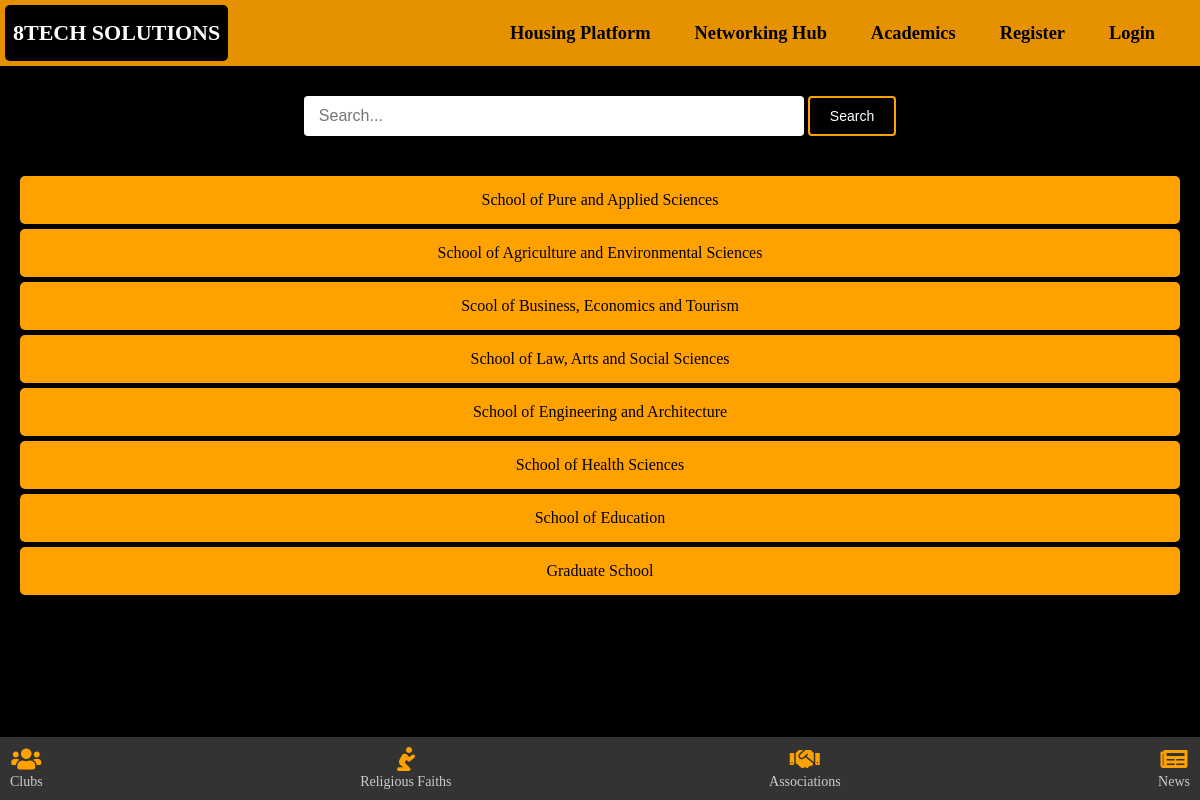
The page /academic on the database its author committed.
### academic/models.py (models this page shows, shortened)
class School(models.Model):
    school_name = models.CharField(max_length=200)

### academic/views.py (the view)
# urls.py: path('academic', views.academic, name='academic'),
def academic(request):
    schools = School.objects.filter()
    departments = Department.objects.filter()
    courses = Course.objects.filter()
    context = {'schools': schools, 'departments': departments, 'courses': courses}
    return render(request, 'academic/academic.html', context)

### academic/templates/academic/academic.html (shortened to what this page needs)
{% extends 'main.html' %}
{% load static %}
{% block content %}
  <body class="home">
    <div class="academics">
      <form action="">
        <div class="search-container">
            <input type="text" name="q" class="search-box" placeholder="Search...">
            <button class="search-btn">Search</button>
        </div>
      </form>
      <div class="school">
        <div class="accordion">
          {% for school in schools %}
            <div class="accordion-item">
                <div class="accordion-header">{{ school.school_name }}</div>
            </div>
          {% endfor %}
        </div>
      </div>
  </body>
{% endblock %}

### templates/main.html (shortened to what this page needs)
<!DOCTYPE html>
{% load static %}
<html>
    <head>
        <link rel="stylesheet" type="text/css">
        <link rel="stylesheet" type="text/css" href="{% static 'styles/main.css' %}">
        <link rel="stylesheet" href="https://cdnjs.cloudflare.com/ajax/libs/font-awesome/5.15.3/css/all.min.css">
        <link rel="stylesheet" href="https://cdnjs.cloudflare.com/ajax/libs/font-awesome/5.15.4/css/all.min.css">
    </head>
    <body>
        {% include 'navbar.html' %}
        {% block content %}
        {% endblock content %}
        {% include "footer.html" %}
    </body>
</html>

### templates/navbar.html (shortened to what this page needs)
<header class="header">
    <a href="/" class="logo"><h2>8TECH SOLUTIONS</h2></a>
      <nav class="navbar">
          {% if user.is_authenticated %}
                <a href="{% url 'students' %}" style="--i:0;">Student Guidelines</a>
                <a href="{% url 'housing' %}" style="--i:1;">Housing Platform</a>
                <a href="{% url 'networking' %}" style="--i:2;">Networking Hub</a>
                <a href="{% url 'academic' %}" style="--i:3;">Academics</a>
				<a href="/accounts/logout" style="--i:4;">Logout</a>
                {% else %}
                <a href="/accounts/login" style="--i:0;">Housing Platform</a>
                <a href="/accounts/login" style="--i:1;">Networking Hub</a>
                <a href="/accounts/login" style="--i:2;">Academics</a>
                <a href="/accounts/register" style="--i:3;">Register</a>
				<a href="/accounts/login" style="--i:4;">Login</a>
			    {% endif %}
      </nav>
  </header>

### templates/footer.html
{% load static %}
<footer class="footer">
    <ul class="footer-icons">
        {% if user.is_authenticated %}
        <li>
            <a href="/" title="Home">
                <i class="fas fa-home"></i>
                <span class="text">Home</span>
            </a>
        </li>
        <li>
            <a href="{% url 'club' %}" title="Club">
                <i class="fas fa-users"></i>
                <span class="text">Clubs</span>
            </a>
        </li>
        <li>
            <a href="{% url 'faith' %}" title="Society">
                <i class="worship-icon fas fa-pray"></i>
                <span class="text">Religions</span>
            </a>
        </li>
        <li>
            <a href="{% url 'association' %}" title="Association">
                <i class="fas fa-handshake"></i>
                <span class="text">Associations</span>
            </a>
        </li>
        <li>
            <a href="{% url 'news' %}" title="News">
                <i class="fas fa-newspaper"></i>
                <span class="text">News</span>
            </a>
        </li>
        {% else %}
        <li>
            <a href="/accounts/login" title="Club">
                <i class="fas fa-users"></i>
                <span class="text">Clubs</span>
            </a>
        </li>
        <li>
            <a href="/accounts/login" title="Society">
                <i class="worship-icon fas fa-pray"></i>
                <span class="text">Religious Faiths</span>
            </a>
        </li>
        <li>
            <a href="/accounts/login" title="Association">
                <i class="fas fa-handshake"></i>
                <span class="text">Associations</span>
            </a>
        </li>
        <li>
            <a href="{% url 'news' %}" title="News">
                <i class="fas fa-newspaper"></i>
                <span class="text">News</span>
            </a>
        </li>
        {% endif %}
    </ul>
</footer>

### static/styles/main.css (style rules this page uses)
* { margin: 0; padding: 0; box-sizing: border-box; text-decoration: none; }
.header { background: #ffa200; position: fixed; top: 0; left: 0; width: 100%; padding: 5px; display: flex; justify-content: space-between; align-items: center; z-index: 100; }
.header::before { content: ''; position: absolute; top: 0; left: 0; width: 100%; height: 100%; background: rgba(0, 0, 0, .1); backdrop-filter: blur(50px); z-index: -1; }
.header::after { content: ''; position: absolute; top: 0; left: -100%; width: 100%; height: 100%; background: linear-gradient(90deg, transparent, rgba(225, 225, 225, .4), transparent); transition: .5s; }
.logo { background: #000; color: #fff; text-decoration: none; font-weight: 700; border-radius: 5px; padding: 15px 8px; }
.logo h2 { font-family:serif; color: #fff; font-size:22px ; }
.navbar a { font-size: 1.15rem; color: #000; text-decoration: none; font-weight: 600; margin-right: 2.5rem; font-family: Serif; }
.search-container { text-align: center; }
.search-box { margin-top: 6rem; margin-bottom: 30px; padding: 11px 15px; width: 50%; max-width: 500px; border: none; border-radius: 4px; font-size: 15px; }
.search-btn { padding: 11px 20px; background-color: #ffa200; color: #fff; border: none; border-radius: 4px; cursor: pointer; font-size: 14px; }
.footer-icons li a .text { font-size: 14px; display: block; color: #ccc; }
.footer { position: fixed; left: 0; bottom: 0; width: 100%; background-color: #333; color: white; text-align: center; padding: 10px 0; }
.footer-icons { list-style: none; padding: 0; margin: 0; display: flex; justify-content: space-between; }
.footer-icons li { padding: 0 10px; text-align: center; }
.footer-icons li a { color: #ffa200; text-decoration: none; font-size: 24px; display: block; }

### rows shown on the page
School: school_name "School of Pure and Applied Sciences"
School: school_name "School of Agriculture and Environmental Sciences"
School: school_name "Scool of Business, Economics and Tourism"
School: school_name "School of Law, Arts and Social Sciences"
School: school_name "School of Engineering and Architecture"
School: school_name "School of Health Sciences"
School: school_name "School of Education"
School: school_name "Graduate School"
